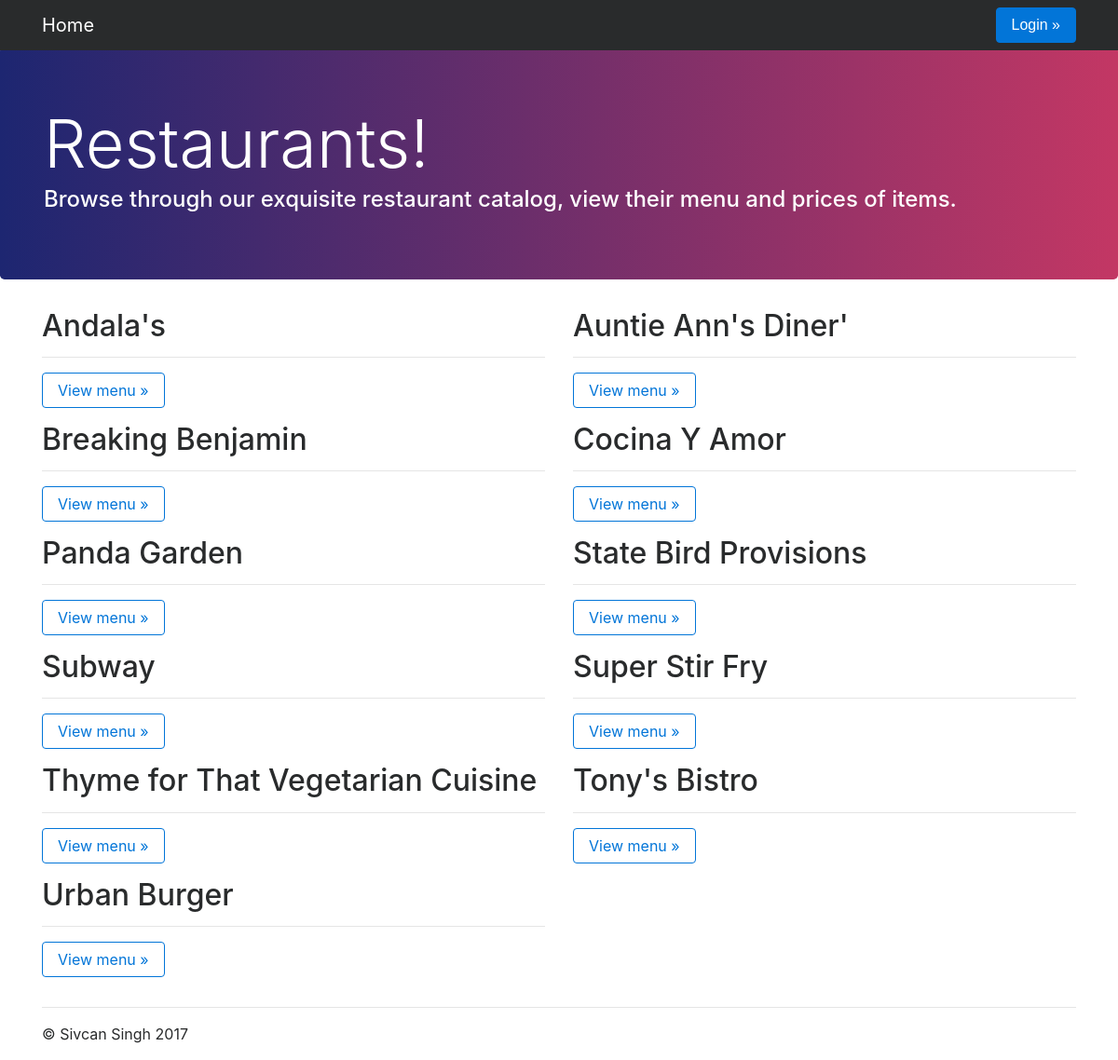
/restaurant/, run on the app's committed database.
### database_setup.py (models this page shows, shortened)
class Restaurant(Base):
    __tablename__ = 'restaurant'
    id = Column(Integer, primary_key=True)
    name = Column(String(250), nullable=False)
    user_id = Column(Integer, ForeignKey('user.id'))
    user = relationship(User)

### project.py (the view)
@app.route('/')
@app.route('/restaurant/')
def showRestaurants():
    restaurants = session.query(Restaurant).order_by(asc(Restaurant.name))
    userLoggedIn = False
    username = ""
    if 'username' in login_session:
        userLoggedIn = True
        username = login_session['username']
        print username
    return render_template('index.html', restaurants=restaurants, userLoggedIn=userLoggedIn, username=username)

### templates/index.html (shortened to what this page needs)
{% extends "header.html" %}
{% block content %}
    <div class="jumbotron">
      <div class="container">
        <h1 class="display-3">Restaurants!</h1>
        <h4 class="display-6">Browse through our exquisite restaurant catalog, view their menu and prices of items. </h4>
      </div>
    </div>
    <div class="container">
         <div class="row">
          {% for restaurant in restaurants %}
            <div class="col-md-6">
                <h2>{{ restaurant.name }}</h2>
                <hr>
                <p><a class="btn  btn-outline-primary my-2 my-sm-0" href="{{ url_for('showMenu', restaurant_id = restaurant.id)}} " role="button">View menu &raquo;</a></p>
             </div>
          {% endfor %}
        </div>
        <hr>
        <footer>
            <p>&copy; Sivcan Singh 2017</p>
        </footer>
    </div>
{% endblock %}

### templates/header.html (shortened to what this page needs)
<!DOCTYPE html>
<html lang="en">
  <head>
    <link href="{{ url_for('showRestaurants') }}../static/dist/css/bootstrap.min.css" rel="stylesheet">
    <link href="{{ url_for('showRestaurants') }}../static/jumbotron.css" rel="stylesheet">
  </head>
  <body>
    <nav class="navbar navbar-toggleable-md navbar-inverse fixed-top bg-inverse">
        <div class="container">
      <a class="navbar-brand" href="/">Home</a>
      <div class="collapse navbar-collapse" id="navbarsExampleDefault">
          {% if userLoggedIn %}
          <a class="navbar-brand" href="#">  {{ username }}</a>
          <a href="{{ url_for('disconnect') }}"><button class="btn btn-primary my-2 my-sm-0">Logout &raquo;</button></a>
          {% else %}
          <a href="{{ url_for('showLogin') }}"><button class="btn btn-primary my-2 my-sm-0">Login &raquo;</button></a>
          {% endif %}
      </div>
            </div>
    </nav>
      {% block content %}
      {% endblock %}
    </body>
</html>

### static/jumbotron.css (style rules this page uses)
body { padding-top: 50px; }
.jumbotron { background: #C33764; background: -webkit-linear-gradient(to left, #C33764 , #1D2671); background: linear-gradient(to left, #C33764 , #1D2671); color: white; }

### data on the page
Restaurant: name "Andala's"
Restaurant: name "Auntie Ann's Diner'"
Restaurant: name "Breaking Benjamin"
Restaurant: name "Cocina Y Amor"
Restaurant: name "Panda Garden"
Restaurant: name "State Bird Provisions"
Restaurant: name "Subway"
Restaurant: name "Super Stir Fry"
Restaurant: name "Thyme for That Vegetarian Cuisine"
Restaurant: name "Tony's Bistro"
Restaurant: name "Urban Burger"
